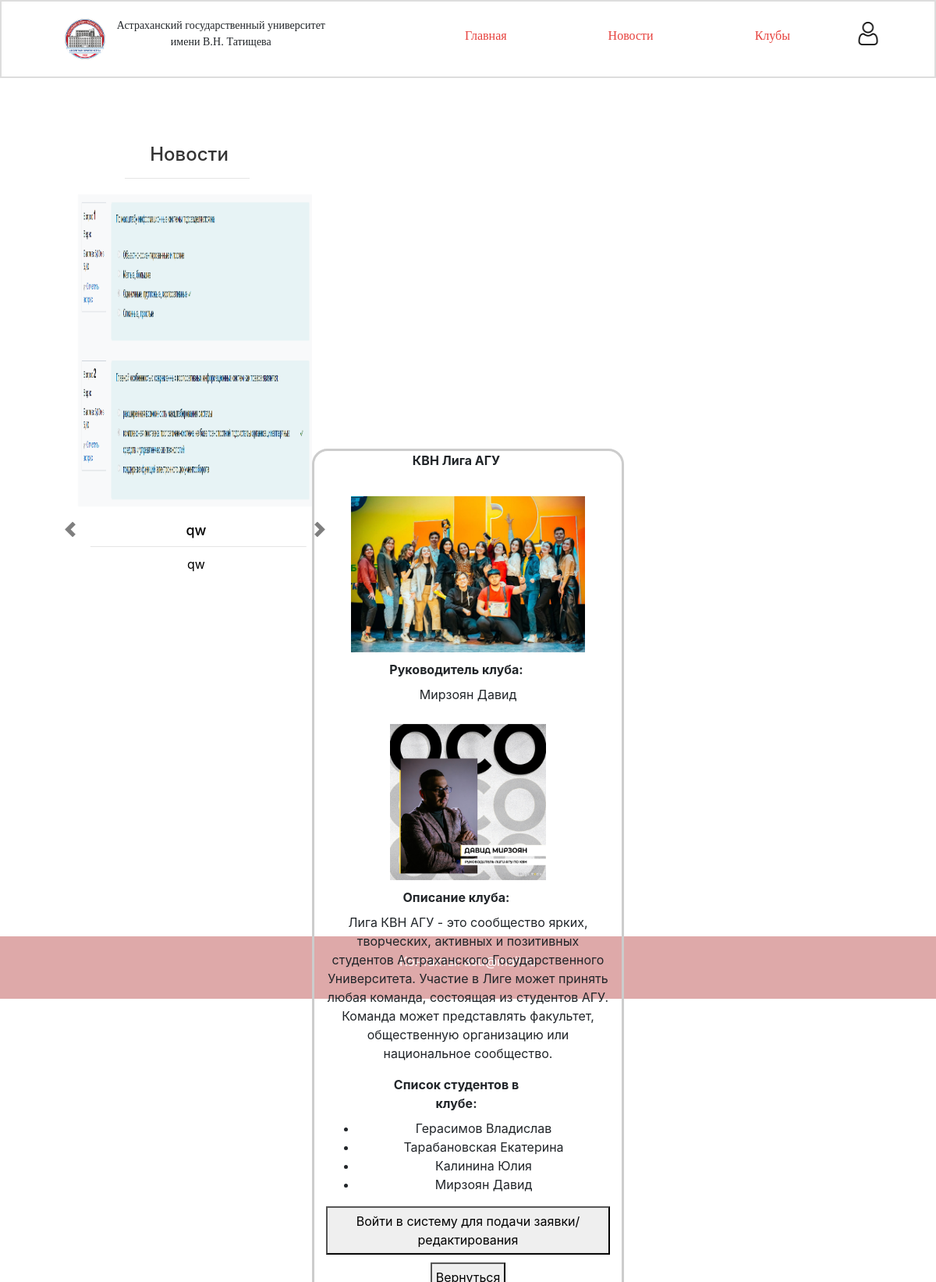
The app's page /club_account/1 with its own data.
### tables this page shows
CREATE TABLE "clubs" (
	"id"	INTEGER,
	"title"	TEXT,
	"head"	INTEGER,
	"connection"	INTEGER,
	"description"	NUMERIC,
	"path_to_img"	TEXT,
	PRIMARY KEY("id" AUTOINCREMENT)
);

CREATE TABLE "users" (
                                id INTEGER PRIMARY KEY AUTOINCREMENT,
                                surname TEXT,
                                name TEXT,
                                patronymic TEXT,
                                status TEXT,
                                clubs TEXT                          );

CREATE TABLE "news" (
	"id"	INTEGER,
	"id_club"	INTEGER,
	"date_creation"	TEXT,
	"title"	TEXT,
	"news_text"	TEXT,
	"path_to_img"	TEXT,
	FOREIGN KEY("id_club") REFERENCES "clubs"("id"),
	PRIMARY KEY("id")
);

### Controllers/pageController.py (the view)
    @staticmethod
    @app.route('/club_account/<int:id>', methods=['GET'])
    def get_club_page(id):
        club = _clubService.findClubById(id)
        user_head = _userService.findUser(club.head)
        users = _userService.findAllUsers()
        redact = False
        user = None
        user_clubs = None
        news = [news for news in _newsService.findAllNews() if news.id_club == club.id]
        news = news[::-1]
        events = _eventService.findAllEvents()
        if session.get('user_status') == 0:
            redact = True
        if session.get('user_id'):
            user = _userService.findUser(session.get('user_id'))
            user_clubs = session.get('user_clubs')
            if session.get('user_id') == club.head:
                redact = True
        return render_template('club_account.html', events = events, news = news, club = club, head = user_head, users = users, redact = redact, user = user, user_clubs = user_clubs)

### Services/clubService.py (called while the page is built)
    def findClubById(self, club_id):
        with con:
            sql_select = """SELECT
                               id,
                               title,
                               head,
                               connection,
                               description,
                               path_to_img
                            FROM clubs
                            WHERE id = ?"""
            raw_club = con.execute(sql_select, (club_id,)).fetchone()
            if raw_club:
                club = Club(
                    id=raw_club[0],
                    title=raw_club[1],
                    head=raw_club[2],
                    connection=raw_club[3],
                    description=raw_club[4],
                    path_to_img=raw_club[5]
                )
                return club

### Services/eventService.py (called while the page is built)
    def findAllEvents(self):
        all_events = []
        with con:
            sql_select = """SELECT
                              id,
                               id_club,
                               date_event,
                               title_event,
                               time
                            FROM events"""
            raw_events = con.execute(sql_select).fetchall()
            for raw in raw_events:
                event = Event(
                    id=raw[0],
                    id_club=raw[1],
                    date_event=raw[2],
                    title_event=raw[3],
                    time=raw[4]
                )
                all_events.append(event)
        return all_events

### Services/newsService.py (called while the page is built)
    def findAllNews(self):
        all_news = []
        with con:
            sql_select = """SELECT
                               id,
                               id_club,
                               date_creation,
                               title,
                               news_text,
                               path_to_img
                            FROM news"""
            raw_news = con.execute(sql_select).fetchall()
            for row in raw_news:
                news = News(
                    id=row[0],
                    id_club=row[1],
                    date_creation=row[2],
                    title=row[3],
                    news_text=row[4],
                    path_to_img=row[5])
                all_news.append(news)
        return all_news

### Templates/club_account.html (shortened to what this page needs)
<!doctype html>
<html lang="ru">
<head>
    <link href="https://stackpath.bootstrapcdn.com/bootstrap/4.5.2/css/bootstrap.min.css" rel="stylesheet">
    <link rel="stylesheet" href="../static/lib/lightbox/lightbox.css">
    <link rel="stylesheet" href="../static/css/style_clubPage.css">
    <link href="https://cdn.jsdelivr.net/npm/fullcalendar@5.10.0/main.min.css" rel="stylesheet">
</head>
<body>
<header>
    <img src="../static/images/asu-logo.png">
    <p>Астраханский государственный университет имени В.Н. Татищева</p>
    <div class="menu">
        <a href="/">
            <button>Главная</button>
        </a>
        <a href = "/news.html">
            <button>Новости</button>
        </a>
        <a href = "/clubs.html">
            <button>Клубы</button>
        </a>
        <a href="/entry.html">
            <img src="../static/images/profile-user.png" alt="Профиль">
        </a>
    </div>
</header>
<div class="wrapper">
    <div class="container">
    <label><p>{{ club.title }}</p></label>
    <img class="club-image" src="../static/images/clubs/{{ club.title }}.jpg" alt="{{ club.title }}">
    <label>Руководитель клуба:</label>
    <p>{{ head.surname }} {{ head.name }}</p>
    <img class="club-head-image" src="../static/images/heads/{{ head.name }}.jpg" alt="{{ head.name }}">
    <label>Описание клуба:</label>
    <p>{{ club.description }}</p>
    <label>Список студентов в клубе:</label>
    <div style="max-height: 200px; overflow-y: auto;">
        <ul>
            {% for user in users %}
                {% if user.clubs is not none %}
                    {% set clubs2 = user.clubs | list %}
                    {% set clubs = [] %}
                        {% for club_ in clubs2  %}
                            {% if club.id in [club_ | int] %}
                                <li>{{ user.surname }} {{ user.name }}</li>
                            {% endif %}
                        {% endfor %}
                {% endif %}
            {% endfor %}
        </ul>
    </div>
    {% if redact %}
        <a href="{{ url_for('get_editClub_page', id=club.id) }}">
            <button>Редактировать</button>
        </a>
        <a href="{{ url_for('get_add_news_page', id=club.id) }}">
            <button>Опубликовать новость</button>
        </a>
    {% else %}
        {% if user %}
            {% if club.id | string not in user_clubs %}
                <a href="{{ url_for('get_applicationForm_page', club_id = club.id, user_id = user.id) }}">
                    <button>Подать заявку</button>
                </a>
            {% else %}
                <a href="#" onclick="deleteClub({{ club.id }}, {{ user.id }})">
                    <button>Выйти из клуба</button>
                </a>
            {% endif %}
        {% else %}
            <a href="{{ url_for('get_entry_page') }}">
                <button>Войти в систему для подачи заявки/редактирования</button>
            </a>
        {% endif %}
    {% endif %}
    <button class="return-button">Вернуться</button>
    </div>
    <div id="photoCarousel" class="carousel slide mt-4 mb-4" data-ride="carousel" style="max-width: 400px;">
        <h2>Новости</h2>
        <hr>
        <div class="carousel-inner">
            {% for news_item in news[:5] %}
                {% if news_item.id_club == club.id %}
                    <div class="carousel-item {% if loop.first %}active{% endif %}">
                        <img src="{{ news_item.path_to_img }}" class="d-block w-100" alt="Новость">
                        <div class="carousel-caption">
                            <h3>{{ news_item.title }}</h3>
                            <hr style="margin: 0 1%; margin-bottom: 10px; transform: translateX(1%); margin-top: 10px;">
                            <p>{{ news_item.news_text }}</p>
                        </div>
                    </div>
                {% endif %}
            {% endfor %}
        </div>
        <a class="carousel-control-prev" href="#photoCarousel" role="button" data-slide="prev">
            <span class="carousel-control-prev-icon" aria-hidden="true"></span>
        </a>
        <a class="carousel-control-next" href="#photoCarousel" role="button" data-slide="next">
            <span class="carousel-control-next-icon" aria-hidden="true"></span>
        </a>
    </div>
</div>
<footer>
    <p>Контакты: asu@mail.ru</p>
</footer>
</body>
</html>

### Static/css/style_clubPage.css (style rules this page uses)
header p { font-family: 'Open Sans'; font-size: 14px; }
header { display: flex; text-align: center; align-items: center; height: 100px; border: 2px solid #ddd; width: 100%; margin-bottom: 20px; }
header img { padding-left: 20px; padding-right: 10px; width: 7%; margin-left: 60px; }
.menu { display: flex; padding-left: 50px; }
.menu button { margin-left: 120px; background-color: #ffffff; border: #ffffff; font-family: 'Open Sans'; color: #e6413d; }
.menu img { margin-right: 60px; width: 60px; height: 30px; }
.container { position: absolute; top: 50%; left: 50%; transform: translate(-50%, -50%); text-align: center; justify-content: center; border: 3px solid #ccc; border-radius: 20px; align-items: center; max-width: 400px; margin-top: 300px; }
#photoCarousel { float: left; width: 50%; }
#photoCarousel img { height: 400px; padding-left: 100px; }
#photoCarousel h2 { font-size: 24px; color: #333; text-align: center; margin: 15px; margin-left: 100px; margin-top: 40px; }
#photoCarousel hr { margin: 0 30%; margin-bottom: 20px; transform: translateX(25%); }
.carousel-control-prev { margin-left: 80px; }
.carousel-control-next { margin-right: -20px; }
.carousel-control-prev, .carousel-control-next { top: 89%; max-width: 20px; text-align: center; width: 40%; transform: translateY(-90%); }
.carousel-control-prev-icon, .carousel-control-next-icon { filter: invert(1); }
.carousel-caption { position: relative; color: black; padding-top: 40px; padding-right: 17px; padding-left: 50px; max-width: 350px; }
.carousel-caption h3 { font-size: 18px; }
.carousel-caption h3, .carousel-caption p { text-align: center; margin: 0; word-wrap: break-word; }
.carousel-caption p { width: 100%; text-overflow: ellipsis; }
label { font-weight: bold; width: 50%; margin-right: 30px; }
input, select, button { padding: 5px; margin-bottom: 10px; }
.club-head-image { max-width: 200px; max-height: 200px; margin: 10px; }
.club-image { max-width: 300px; max-height: 300px; margin: 10px; }
label { font-weight: bold; margin-right: 30px; }
input, select, button { margin: 0 auto; padding: 5px; margin-bottom: 10px; }
footer { background-color: #dea9a9; color: #ffffff; text-align: center; padding: 20px; width: 100%; bottom: 0; margin-top: 1100px; }

### records on screen
clubs: title "КВН Лига АГУ", title (picture), description "Лига КВН АГУ - это сообщество ярких, творческих, активных и позитивных студентов Астраханского Государственного Университета. Участие в Лиге может принять любая команда, состоящая из студентов АГУ. Команда может представлять факультет, общественную организацию или национальное сообщество."
users: surname "Мирзоян", name "Давид", name (picture), surname "Мирзоян", name "Давид"
users: surname "Герасимов", name "Владислав"
users: surname "Тарабановская", name "Екатерина"
users: surname "Калинина", name "Юлия"
news: path_to_img (picture), title "qw", news_text "qw"
